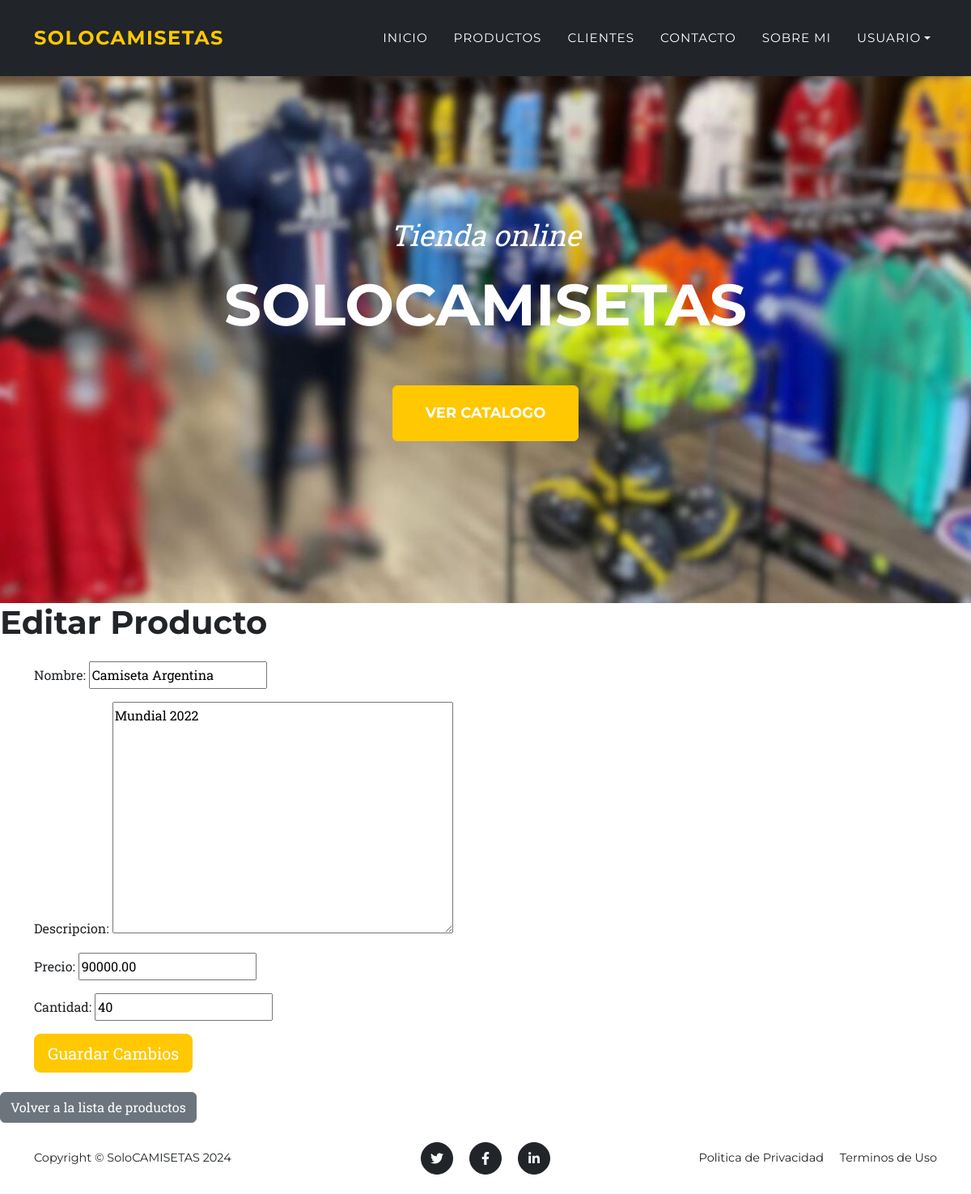
Page /app/producto/9/editar/ (signed in) on the committed database.
### APP/models.py (models this page shows, shortened)
class Producto(models.Model):
    nombre = models.CharField(max_length=100)
    descripcion = models.TextField()
    cantidad = models.IntegerField()
    precio = models.DecimalField(max_digits=10, decimal_places=2)  # Nuevo campo de precio

### APP/views.py (the view)
# urls.py: path('producto/<int:producto_id>/editar/', views.actualizar_producto, name='actualizar_producto'),
@login_required
def actualizar_producto(request, producto_id):
    if not request.user.is_superuser:
        return redirect('Productos')  # Redirige a otra página si no es superusuario
    producto = get_object_or_404(Producto, id=producto_id)
    if request.method == 'POST':
        form = ProductoForm(request.POST, instance=producto)
        if form.is_valid():
            form.save()
            return redirect('Productos')  # Redirige a la lista de productos o donde prefieras
    else:
        form = ProductoForm(instance=producto)
    return render(request, 'APP/producto_form.html', {'form': form})

### APP/forms.py
class ProductoForm(forms.ModelForm):
    class Meta:
        model = Producto
        fields = ['nombre', 'descripcion', 'precio', 'cantidad']

### APP/templates/APP/producto_form.html (shortened to what this page needs)
{% extends "APP/base.html" %}
{% load static %}
{% block main %}
<body>
    <h1>Editar Producto</h1>
    <div class="container mt-4">
        <form method="POST">
            <div class="form-group">
                {{ form.as_p }}
            </div>
            <button type="submit" class="btn btn-primary btn-lg btn-block">Guardar Cambios</button>
        </form>
    </div>
    <div class="mt-4">
        <a href="{% url 'Productos' %}" class="btn btn-secondary">Volver a la lista de productos</a>
    </div>
</body>
{% endblock main %}

### rows in the picture
Producto: nombre "Camiseta Argentina", descripcion "Mundial 2022", precio "90000.00", cantidad "40"
